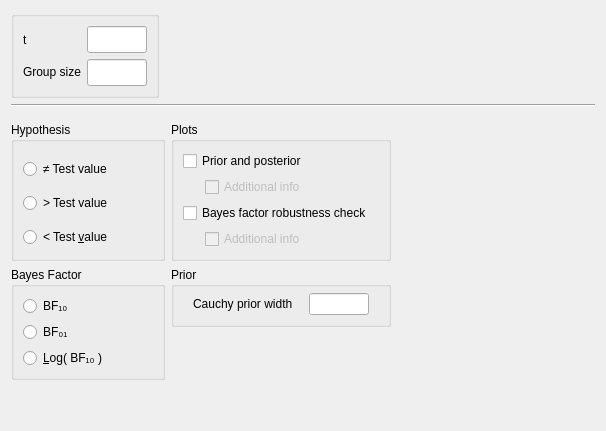
<?xml version="1.0" encoding="UTF-8"?>
<ui version="4.0">
 <class>BainTTestBayesianOneSampleForm</class>
 <widget class="QWidget" name="BainTTestBayesianOneSampleForm">
  <property name="geometry">
   <rect>
    <x>0</x>
    <y>0</y>
    <width>606</width>
    <height>431</height>
   </rect>
  </property>
  <property name="sizePolicy">
   <sizepolicy hsizetype="Fixed" vsizetype="Preferred">
    <horstretch>0</horstretch>
    <verstretch>0</verstretch>
   </sizepolicy>
  </property>
  <property name="windowTitle">
   <string>Form</string>
  </property>
  <layout class="QGridLayout" name="gridLayout">
   <item row="1" column="0" colspan="2">
    <widget class="Line" name="line">
     <property name="orientation">
      <enum>Qt::Horizontal</enum>
     </property>
    </widget>
   </item>
   <item row="0" column="0">
    <widget class="BoundGroupBox" name="missingValues">
     <property name="title">
      <string/>
     </property>
     <property name="flat">
      <bool>false</bool>
     </property>
     <layout class="QGridLayout" name="gridLayout_6">
      <item row="1" column="0">
       <widget class="QLabel" name="label_3">
        <property name="text">
         <string>&lt;html&gt;&lt;head/&gt;&lt;body&gt;&lt;p&gt;Group size&lt;/p&gt;&lt;/body&gt;&lt;/html&gt;</string>
        </property>
       </widget>
      </item>
      <item row="0" column="0">
       <widget class="QLabel" name="label_2">
        <property name="text">
         <string>t</string>
        </property>
       </widget>
      </item>
      <item row="0" column="1">
       <widget class="BoundTextBox" name="tStatistic">
        <property name="sizePolicy">
         <sizepolicy hsizetype="Fixed" vsizetype="Preferred">
          <horstretch>0</horstretch>
          <verstretch>0</verstretch>
         </sizepolicy>
        </property>
        <property name="minimumSize">
         <size>
          <width>60</width>
          <height>0</height>
         </size>
        </property>
        <property name="maximumSize">
         <size>
          <width>60</width>
          <height>16777215</height>
         </size>
        </property>
       </widget>
      </item>
      <item row="1" column="1">
       <widget class="BoundTextBox" name="n1Size">
        <property name="sizePolicy">
         <sizepolicy hsizetype="Fixed" vsizetype="Preferred">
          <horstretch>0</horstretch>
          <verstretch>0</verstretch>
         </sizepolicy>
        </property>
        <property name="minimumSize">
         <size>
          <width>60</width>
          <height>0</height>
         </size>
        </property>
        <property name="maximumSize">
         <size>
          <width>60</width>
          <height>16777215</height>
         </size>
        </property>
       </widget>
      </item>
     </layout>
    </widget>
   </item>
   <item row="0" column="1">
    <spacer name="horizontalSpacer_2">
     <property name="orientation">
      <enum>Qt::Horizontal</enum>
     </property>
     <property name="sizeHint" stdset="0">
      <size>
       <width>40</width>
       <height>20</height>
      </size>
     </property>
    </spacer>
   </item>
   <item row="2" column="0" colspan="2">
    <widget class="QWidget" name="gridWidget" native="true">
     <property name="sizePolicy">
      <sizepolicy hsizetype="Fixed" vsizetype="Fixed">
       <horstretch>0</horstretch>
       <verstretch>0</verstretch>
      </sizepolicy>
     </property>
     <layout class="QGridLayout" name="gridLayout_7">
      <property name="leftMargin">
       <number>0</number>
      </property>
      <property name="rightMargin">
       <number>0</number>
      </property>
      <property name="bottomMargin">
       <number>0</number>
      </property>
      <item row="2" column="0">
       <widget class="QWidget" name="widget_2" native="true">
        <property name="maximumSize">
         <size>
          <width>240</width>
          <height>16777215</height>
         </size>
        </property>
        <layout class="QGridLayout" name="gridLayout_5">
         <property name="leftMargin">
          <number>0</number>
         </property>
         <property name="topMargin">
          <number>0</number>
         </property>
         <property name="rightMargin">
          <number>0</number>
         </property>
         <property name="bottomMargin">
          <number>0</number>
         </property>
         <item row="5" column="0">
          <widget class="BoundGroupBox" name="bayesFactorType">
           <property name="title">
            <string>Bayes Factor</string>
           </property>
           <property name="flat">
            <bool>false</bool>
           </property>
           <layout class="QGridLayout" name="gridLayout_13">
            <item row="2" column="0">
             <widget class="QRadioButton" name="_3">
              <property name="sizePolicy">
               <sizepolicy hsizetype="Fixed" vsizetype="Fixed">
                <horstretch>0</horstretch>
                <verstretch>0</verstretch>
               </sizepolicy>
              </property>
              <property name="text">
               <string>&amp;Log( BF₁₀ )</string>
              </property>
             </widget>
            </item>
            <item row="1" column="1">
             <spacer name="horizontalSpacer_3">
              <property name="orientation">
               <enum>Qt::Horizontal</enum>
              </property>
              <property name="sizeHint" stdset="0">
               <size>
                <width>40</width>
                <height>20</height>
               </size>
              </property>
             </spacer>
            </item>
            <item row="1" column="0">
             <widget class="QRadioButton" name="_2">
              <property name="sizePolicy">
               <sizepolicy hsizetype="Fixed" vsizetype="Fixed">
                <horstretch>0</horstretch>
                <verstretch>0</verstretch>
               </sizepolicy>
              </property>
              <property name="text">
               <string>BF₀₁</string>
              </property>
             </widget>
            </item>
            <item row="0" column="0">
             <widget class="QRadioButton" name="_1">
              <property name="sizePolicy">
               <sizepolicy hsizetype="Fixed" vsizetype="Fixed">
                <horstretch>0</horstretch>
                <verstretch>0</verstretch>
               </sizepolicy>
              </property>
              <property name="text">
               <string>BF₁₀</string>
              </property>
             </widget>
            </item>
           </layout>
          </widget>
         </item>
         <item row="7" column="0">
          <spacer name="verticalSpacer">
           <property name="orientation">
            <enum>Qt::Vertical</enum>
           </property>
           <property name="sizeHint" stdset="0">
            <size>
             <width>20</width>
             <height>40</height>
            </size>
           </property>
          </spacer>
         </item>
        </layout>
       </widget>
      </item>
      <item row="2" column="1">
       <widget class="QWidget" name="widget_3" native="true">
        <property name="sizePolicy">
         <sizepolicy hsizetype="Preferred" vsizetype="Preferred">
          <horstretch>0</horstretch>
          <verstretch>0</verstretch>
         </sizepolicy>
        </property>
        <layout class="QGridLayout" name="gridLayout_2">
         <property name="leftMargin">
          <number>0</number>
         </property>
         <property name="topMargin">
          <number>0</number>
         </property>
         <property name="rightMargin">
          <number>0</number>
         </property>
         <property name="bottomMargin">
          <number>0</number>
         </property>
         <item row="0" column="0">
          <widget class="BoundGroupBox" name="groupBox">
           <property name="title">
            <string>Prior</string>
           </property>
           <layout class="QGridLayout" name="gridLayout_11">
            <property name="topMargin">
             <number>6</number>
            </property>
            <item row="0" column="1">
             <widget class="BoundTextBox" name="priorWidth">
              <property name="sizePolicy">
               <sizepolicy hsizetype="Fixed" vsizetype="Preferred">
                <horstretch>0</horstretch>
                <verstretch>0</verstretch>
               </sizepolicy>
              </property>
              <property name="minimumSize">
               <size>
                <width>60</width>
                <height>0</height>
               </size>
              </property>
              <property name="maximumSize">
               <size>
                <width>60</width>
                <height>16777215</height>
               </size>
              </property>
             </widget>
            </item>
            <item row="0" column="0">
             <widget class="QLabel" name="label">
              <property name="sizePolicy">
               <sizepolicy hsizetype="Fixed" vsizetype="Fixed">
                <horstretch>0</horstretch>
                <verstretch>0</verstretch>
               </sizepolicy>
              </property>
              <property name="text">
               <string>Cauchy prior width</string>
              </property>
             </widget>
            </item>
           </layout>
          </widget>
         </item>
         <item row="4" column="0">
          <spacer name="verticalSpacer_4">
           <property name="orientation">
            <enum>Qt::Vertical</enum>
           </property>
           <property name="sizeHint" stdset="0">
            <size>
             <width>20</width>
             <height>40</height>
            </size>
           </property>
          </spacer>
         </item>
        </layout>
       </widget>
      </item>
      <item row="0" column="0">
       <widget class="BoundGroupBox" name="hypothesis">
        <property name="title">
         <string>Hypothesis</string>
        </property>
        <property name="flat">
         <bool>true</bool>
        </property>
        <layout class="QGridLayout" name="gridLayout_9">
         <property name="bottomMargin">
          <number>0</number>
         </property>
         <item row="1" column="1">
          <spacer name="horizontalSpacer">
           <property name="orientation">
            <enum>Qt::Horizontal</enum>
           </property>
           <property name="sizeHint" stdset="0">
            <size>
             <width>40</width>
             <height>20</height>
            </size>
           </property>
          </spacer>
         </item>
         <item row="1" column="0">
          <widget class="QRadioButton" name="_2oneTailedGreaterThan">
           <property name="sizePolicy">
            <sizepolicy hsizetype="Fixed" vsizetype="Fixed">
             <horstretch>0</horstretch>
             <verstretch>0</verstretch>
            </sizepolicy>
           </property>
           <property name="text">
            <string>&gt; Test value</string>
           </property>
          </widget>
         </item>
         <item row="0" column="0">
          <widget class="QRadioButton" name="_1twoTailed">
           <property name="sizePolicy">
            <sizepolicy hsizetype="Fixed" vsizetype="Fixed">
             <horstretch>0</horstretch>
             <verstretch>0</verstretch>
            </sizepolicy>
           </property>
           <property name="text">
            <string>≠ Test value</string>
           </property>
          </widget>
         </item>
         <item row="2" column="0">
          <widget class="QRadioButton" name="_3oneTailedLessThan">
           <property name="sizePolicy">
            <sizepolicy hsizetype="Fixed" vsizetype="Fixed">
             <horstretch>0</horstretch>
             <verstretch>0</verstretch>
            </sizepolicy>
           </property>
           <property name="text">
            <string>&lt; Test &amp;value</string>
           </property>
          </widget>
         </item>
        </layout>
       </widget>
      </item>
      <item row="0" column="1">
       <widget class="BoundGroupBox" name="plotsGroup">
        <property name="title">
         <string>Plots</string>
        </property>
        <layout class="QGridLayout" name="gridLayout_4">
         <item row="3" column="0" colspan="3">
          <widget class="BoundCheckBox" name="plotBayesFactorRobustness">
           <property name="sizePolicy">
            <sizepolicy hsizetype="Fixed" vsizetype="Fixed">
             <horstretch>0</horstretch>
             <verstretch>0</verstretch>
            </sizepolicy>
           </property>
           <property name="text">
            <string>Bayes factor robustness check</string>
           </property>
          </widget>
         </item>
         <item row="0" column="0" colspan="3">
          <widget class="BoundCheckBox" name="plotPriorAndPosterior">
           <property name="enabled">
            <bool>true</bool>
           </property>
           <property name="sizePolicy">
            <sizepolicy hsizetype="Fixed" vsizetype="Fixed">
             <horstretch>0</horstretch>
             <verstretch>0</verstretch>
            </sizepolicy>
           </property>
           <property name="text">
            <string>Prior and posterior</string>
           </property>
          </widget>
         </item>
         <item row="2" column="0">
          <widget class="QWidget" name="widget_4" native="true">
           <property name="maximumSize">
            <size>
             <width>16</width>
             <height>16777215</height>
            </size>
           </property>
          </widget>
         </item>
         <item row="2" column="1" colspan="3">
          <widget class="BoundCheckBox" name="plotPriorAndPosteriorAdditionalInfo">
           <property name="enabled">
            <bool>false</bool>
           </property>
           <property name="sizePolicy">
            <sizepolicy hsizetype="Fixed" vsizetype="Fixed">
             <horstretch>0</horstretch>
             <verstretch>0</verstretch>
            </sizepolicy>
           </property>
           <property name="text">
            <string>Additional info</string>
           </property>
          </widget>
         </item>
         <item row="4" column="0">
          <widget class="QWidget" name="widget_5" native="true">
           <property name="maximumSize">
            <size>
             <width>16</width>
             <height>16777215</height>
            </size>
           </property>
          </widget>
         </item>
         <item row="4" column="1">
          <widget class="BoundCheckBox" name="plotBayesFactorRobustnessAdditionalInfo">
           <property name="enabled">
            <bool>false</bool>
           </property>
           <property name="sizePolicy">
            <sizepolicy hsizetype="Fixed" vsizetype="Fixed">
             <horstretch>0</horstretch>
             <verstretch>0</verstretch>
            </sizepolicy>
           </property>
           <property name="text">
            <string>Additional info</string>
           </property>
          </widget>
         </item>
        </layout>
       </widget>
      </item>
     </layout>
    </widget>
   </item>
  </layout>
 </widget>
 <customwidgets>
  <customwidget>
   <class>BoundTextBox</class>
   <extends>QLineEdit</extends>
   <header>widgets/boundtextbox.h</header>
  </customwidget>
  <customwidget>
   <class>BoundGroupBox</class>
   <extends>QGroupBox</extends>
   <header>widgets/boundgroupbox.h</header>
   <container>1</container>
  </customwidget>
  <customwidget>
   <class>BoundCheckBox</class>
   <extends>QCheckBox</extends>
   <header>widgets/boundcheckbox.h</header>
  </customwidget>
 </customwidgets>
 <resources/>
 <connections>
  <connection>
   <sender>plotPriorAndPosterior</sender>
   <signal>toggled(bool)</signal>
   <receiver>plotPriorAndPosteriorAdditionalInfo</receiver>
   <slot>setEnabled(bool)</slot>
   <hints>
    <hint type="sourcelabel">
     <x>318</x>
     <y>588</y>
    </hint>
    <hint type="destinationlabel">
     <x>325</x>
     <y>611</y>
    </hint>
   </hints>
  </connection>
  <connection>
   <sender>plotBayesFactorRobustness</sender>
   <signal>toggled(bool)</signal>
   <receiver>plotBayesFactorRobustnessAdditionalInfo</receiver>
   <slot>setEnabled(bool)</slot>
   <hints>
    <hint type="sourcelabel">
     <x>318</x>
     <y>588</y>
    </hint>
    <hint type="destinationlabel">
     <x>325</x>
     <y>611</y>
    </hint>
   </hints>
  </connection>
 </connections>
</ui>
